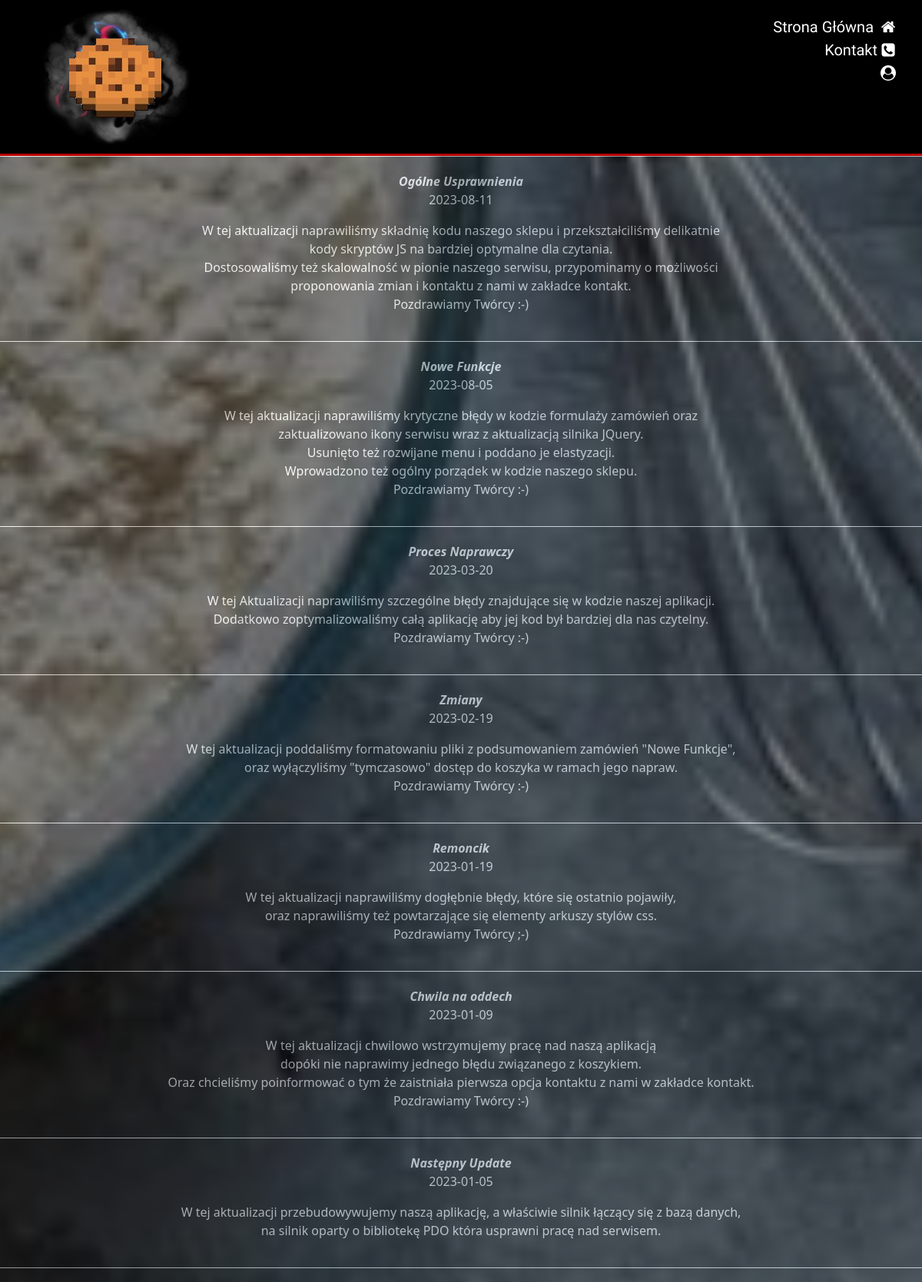
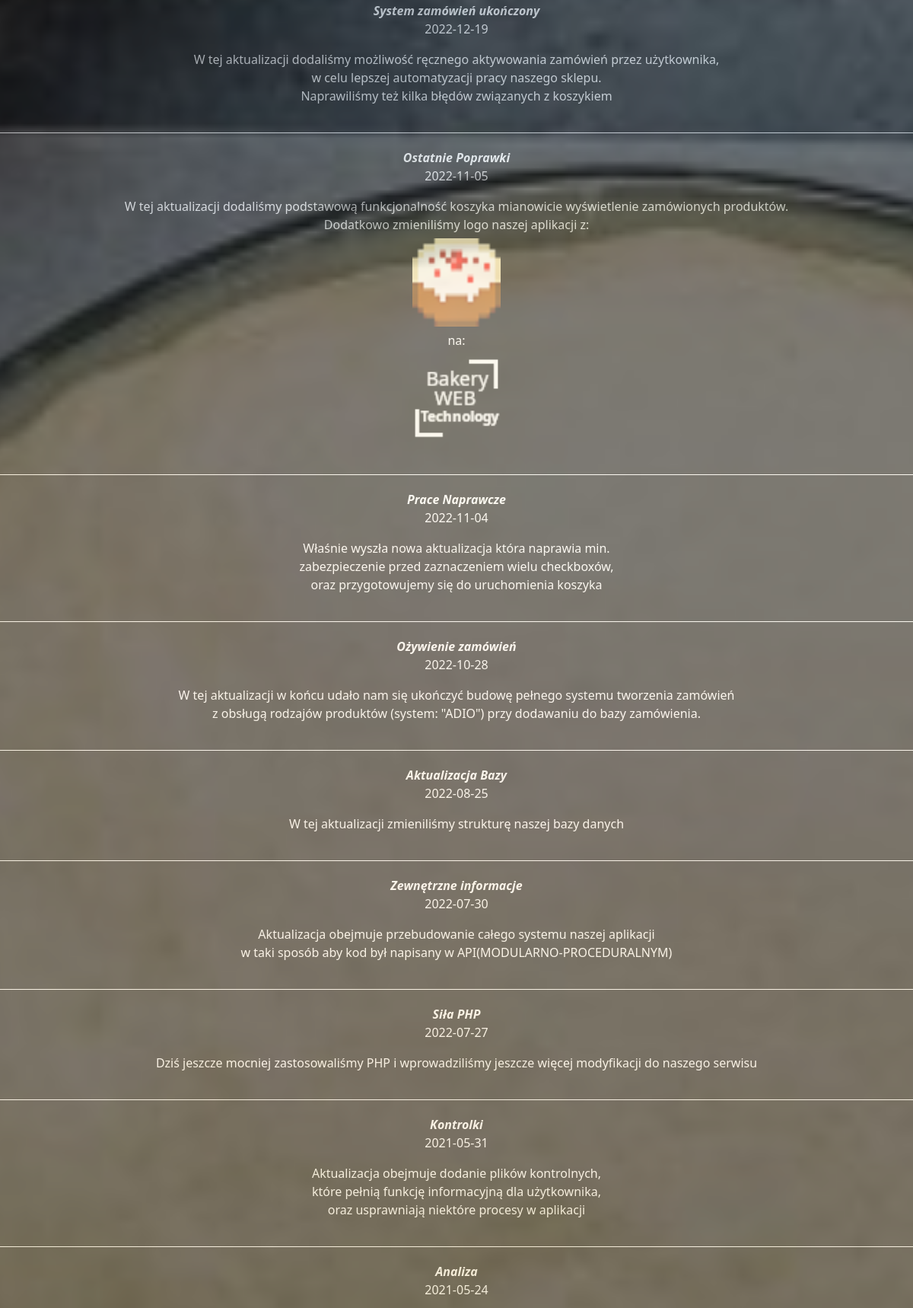
Screenshot of /aktuals.php (upper part) with the database file from the repository (2 pictures, top to bottom).
### tables this page shows
CREATE TABLE `aktualizacje` (
  `id` int(11) NOT NULL,
  `Nazwa` text NOT NULL,
  `Data` date DEFAULT NULL,
  `Opis` text NOT NULL
);

### aktuals.php (the view, shortened to what this page needs)
<?php
require_once('PDO.php');
$query = $db->prepare("SELECT * FROM aktualizacje ORDER BY id DESC");
$query->execute();
?>
<!DOCTYPE html>
<html lang="pl-PL">
<head>
    <link rel="stylesheet" href="css/bootstrap.min.css" type="text/css" />
    <link rel="stylesheet" href="css1/fontello.css" type="text/css" />
    <link rel="stylesheet" href="style.css" type="text/css" />
</head>
<body>
    <div class="up">
        <div id="logo" onclick="showTimerWithDate()">
            <div id="a">
                <img src="img/logo1.png" title="Logo" alt="Logo" />
            </div>
        </div>
        <ul>
                    <li>
                        <a href="http://localhost/Wypiekarnia/">Strona Główna
                            <i class="icon-home"></i>
                        </a>
                    </li>
                    <li>
                        <a href="http://localhost/Wypiekarnia/kontakt.php">Kontakt<i class="icon-phone-squared"></i></a>
                    </li>
                    <li>
                        <a href="http://localhost/Wypiekarnia/konto.php"><?php echo $_SESSION['profile']; ?><i class='icon-user-circle'></i></a>
                    </li>
                </ul>
    </div>
    <div class="main">
        <div id="c">
            <?php
            while ($row = $query->fetch()) {
            ?>
                <div id="front-zwrot">
                    <b><i><?php echo $row['Nazwa'] ?></i></b>
                    <p><?php echo $row['Data'] ?></p>
                    <p id="#"><?php echo $row['Opis'] ?></p>
                </div>
            <?php
            }
            ?>
        </div>
    </div>
</body>
</html>

### style.css (style rules this page uses)
body { background-color: #000; margin: 0; padding: 0; width: 100%; background-image: url("img/tło.png"); background-attachment: fixed; background-position: center; background-repeat: no-repeat; background-size: cover; }
.up { border-bottom: 3px solid #b70000; background-color: #000; margin: 0; padding: 0; width: 100%; color: #fff; font-family: "Gloria Hallelujah", cursive; display: flex; justify-content: space-between; padding-left: 50px; padding-right: 30px; }
#logo { margin: 0; width: 200px; padding: 0; float: left; }
.up > ul { list-style-type: none; padding-top: 20px !important; padding: 0; margin: 0; font-size: 20px; }
.up > ul > li { font-family: "Special Elite", cursive; text-align: right; }
.up > ul > li > a { text-decoration: none; color: #fff; }
#a { margin: 0; }
.main { padding: 0; text-align: center; height: 100vh; width: 100%; }
.main img { border-radius: 50px; width: 80vw; height: 80vw; border: #000 6px solid; }

### aktuals.php (style rules this page uses)
#front-zwrot { width: auto; height: auto; background-color: #000; opacity: 0.5; color: #fff; padding: 20px; margin-left: auto; margin-right: auto; margin: 0; text-shadow: #000; border-top: #fff solid 1px; }
#front-zwrot>b { display: inline-block; background-color: #000; color: #fff; }
#c { overflow-y: scroll; height: 100vh; }
#front-zwrot>p { display: inline-block; color: #fff; width: 100%; }
#k { border-radius: 0; width: 128px; height: 128px; }

### rows the page displays
aktualizacje: Nazwa "Ogólne Usprawnienia", Data "2023-08-11", Opis "W tej aktualizacji naprawiliśmy składnię kodu naszego sklepu i przekształciliśmy delikatnie kody skryptów JS na bardziej optymalne dla czytania. Dostosowaliśmy też skalowalność w pionie naszego serwisu, przypominamy o możliwości proponowania zmian i kontaktu z nami w zakładce kontakt. Pozdrawiamy Twórcy :-)"
aktualizacje: Nazwa "Nowe Funkcje", Data "2023-08-05", Opis "W tej aktualizacji naprawiliśmy krytyczne błędy w kodzie formulaży zamówień oraz zaktualizowano ikony serwisu wraz z aktualizacją silnika JQuery. Usunięto też rozwijane menu i poddano je elastyzacji. Wprowadzono też ogólny porządek w kodzie naszego sklepu. Pozdrawiamy Twórcy :-)"
aktualizacje: Nazwa "Proces Naprawczy", Data "2023-03-20", Opis "W tej Aktualizacji naprawiliśmy szczególne błędy znajdujące się w kodzie naszej aplikacji. Dodatkowo zoptymalizowaliśmy całą aplikację aby jej kod był bardziej dla nas czytelny. Pozdrawiamy Twórcy :-)"
aktualizacje: Nazwa "Zmiany", Data "2023-02-19", Opis "W tej aktualizacji poddaliśmy formatowaniu pliki z podsumowaniem zamówień \"Nowe Funkcje\", oraz wyłączyliśmy \"tymczasowo\" dostęp do koszyka w ramach jego napraw. Pozdrawiamy Twórcy :-)"
aktualizacje: Nazwa "Remoncik", Data "2023-01-19", Opis "W tej aktualizacji naprawiliśmy dogłębnie błędy, które się ostatnio pojawiły, oraz naprawiliśmy też powtarzające się elementy arkuszy stylów css. Pozdrawiamy Twórcy ;-)"
aktualizacje: Nazwa "Chwila na oddech", Data "2023-01-09", Opis "W tej aktualizacji chwilowo wstrzymujemy pracę nad naszą aplikacją dopóki nie naprawimy jednego błędu związanego z koszykiem. Oraz chcieliśmy poinformować o tym że zaistniała pierwsza opcja kontaktu z nami w zakładce kontakt. Pozdrawiamy Twórcy :-)"
aktualizacje: Nazwa "Następny Update", Data "2023-01-05", Opis "W tej aktualizacji przebudowywujemy naszą aplikację, a właściwie silnik łączący się z bazą danych, na silnik oparty o bibliotekę PDO która usprawni pracę nad serwisem."
aktualizacje: Nazwa "System zamówień ukończony", Data "2022-12-19", Opis "W tej aktualizacji dodaliśmy możliwość ręcznego aktywowania zamówień przez użytkownika, w celu lepszej automatyzacji pracy naszego sklepu. Naprawiliśmy też kilka błędów związanych z koszykiem"
aktualizacje: Nazwa "Ostatnie Poprawki", Data "2022-11-05", Opis "W tej aktualizacji dodaliśmy podstawową funkcjonalność koszyka mianowicie wyświetlenie zamówionych produktów. Dodatkowo zmieniliśmy logo naszej aplikacji z: na:", Opis (picture)
aktualizacje: Nazwa "Prace Naprawcze", Data "2022-11-04", Opis "Właśnie wyszła nowa aktualizacja która naprawia min. zabezpieczenie przed zaznaczeniem wielu checkboxów, oraz przygotowujemy się do uruchomienia koszyka"
aktualizacje: Nazwa "Ożywienie zamówień", Data "2022-10-28", Opis "W tej aktualizacji w końcu udało nam się ukończyć budowę pełnego systemu tworzenia zamówień z obsługą rodzajów produktów (system: \"ADIO\") przy dodawaniu do bazy zamówienia."
aktualizacje: Nazwa "Aktualizacja Bazy", Data "2022-08-25", Opis "W tej aktualizacji zmieniliśmy strukturę naszej bazy danych"
aktualizacje: Nazwa "Zewnętrzne informacje", Data "2022-07-30", Opis "Aktualizacja obejmuje przebudowanie całego systemu naszej aplikacji w taki sposób aby kod był napisany w API(MODULARNO-PROCEDURALNYM)"
aktualizacje: Nazwa "Siła PHP", Data "2022-07-27", Opis "Dziś jeszcze mocniej zastosowaliśmy PHP i wprowadziliśmy jeszcze więcej modyfikacji do naszego serwisu"
aktualizacje: Nazwa "Kontrolki", Data "2021-05-31", Opis "Aktualizacja obejmuje dodanie plików kontrolnych, które pełnią funkcję informacyjną dla użytkownika, oraz usprawniają niektóre procesy w aplikacji"
aktualizacje: Nazwa "Analiza", Data "2021-05-24"
